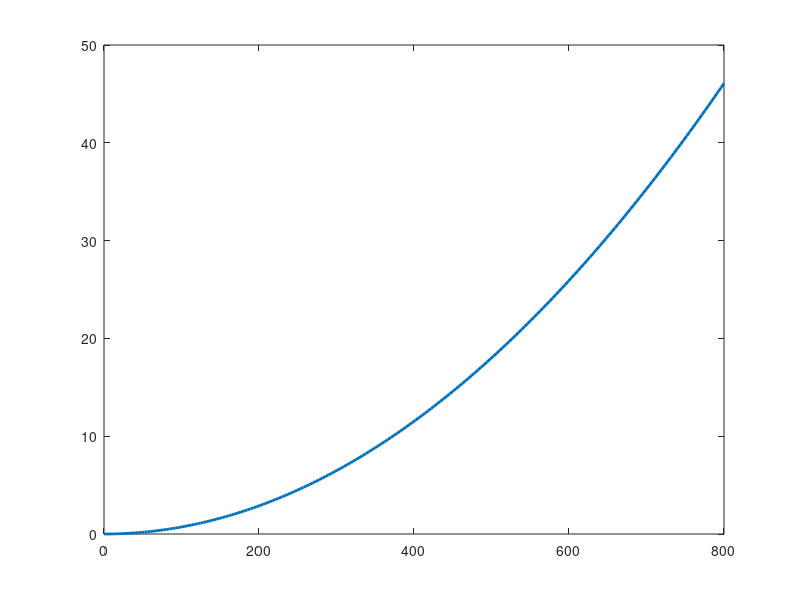

Reproduce this figure in MATLAB. (Note: this script raises an error after producing the figure.)
clc;
clear;
close all;

% Quadcopter parameters
m = 0.75;          % mass in kg
g = 9.81;          % gravity in m/s^2
kf = 1.8e-5;       % thrust coefficient

% Motor speed range
omega = linspace(0, 800, 200);   % rad/s

% Total thrust from 4 equal motors
T_total = 4 * kf * omega.^2;

% Weight of the quadcopter
W = m * g;

% Find approximate hover speed
[~, idx] = min(abs(T_total - W));
omega_hover = omega(idx);

% Plot total thrust and weight
figure;
plot(omega, T_total, 'LineWidth', 2);
hold on;
yline(W, '--', 'LineWidth', 2);
grid on;

xlabel('Motor speed, \omega (rad/s)');
ylabel('Force (N)');
title('Quadcopter total thrust vs motor speed');
legend('Total thrust', 'Weight');

% Display hover speed
fprintf('Approximate hover speed = %.2f rad/s\n', omega_hover);

% Excess thrust
T_excess = T_total - W;

% Plot excess thrust
figure;
plot(omega, T_excess, 'LineWidth', 2);
grid on;

xlabel('Motor speed (rad/s)');
ylabel('Excess thrust (N)');
title('Excess thrust vs motor speed');
